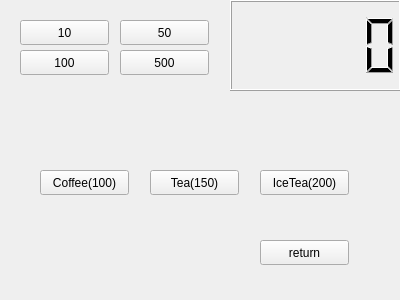
<?xml version="1.0" encoding="UTF-8"?>
<ui version="4.0">
 <class>Widget</class>
 <widget class="QWidget" name="Widget">
  <property name="geometry">
   <rect>
    <x>0</x>
    <y>0</y>
    <width>400</width>
    <height>300</height>
   </rect>
  </property>
  <property name="windowTitle">
   <string>Widget</string>
  </property>
  <widget class="QLCDNumber" name="money">
   <property name="geometry">
    <rect>
     <x>230</x>
     <y>0</y>
     <width>171</width>
     <height>91</height>
    </rect>
   </property>
   <property name="smallDecimalPoint">
    <bool>false</bool>
   </property>
  </widget>
  <widget class="QPushButton" name="pb10">
   <property name="geometry">
    <rect>
     <x>20</x>
     <y>20</y>
     <width>89</width>
     <height>25</height>
    </rect>
   </property>
   <property name="text">
    <string>10</string>
   </property>
  </widget>
  <widget class="QPushButton" name="pb500">
   <property name="geometry">
    <rect>
     <x>120</x>
     <y>50</y>
     <width>89</width>
     <height>25</height>
    </rect>
   </property>
   <property name="text">
    <string>500</string>
   </property>
  </widget>
  <widget class="QPushButton" name="pb50">
   <property name="geometry">
    <rect>
     <x>120</x>
     <y>20</y>
     <width>89</width>
     <height>25</height>
    </rect>
   </property>
   <property name="text">
    <string>50</string>
   </property>
  </widget>
  <widget class="QPushButton" name="pb100">
   <property name="geometry">
    <rect>
     <x>20</x>
     <y>50</y>
     <width>89</width>
     <height>25</height>
    </rect>
   </property>
   <property name="text">
    <string>100</string>
   </property>
  </widget>
  <widget class="QPushButton" name="pbCoffee">
   <property name="geometry">
    <rect>
     <x>40</x>
     <y>170</y>
     <width>89</width>
     <height>25</height>
    </rect>
   </property>
   <property name="text">
    <string>Coffee(100)</string>
   </property>
  </widget>
  <widget class="QPushButton" name="pbTea">
   <property name="geometry">
    <rect>
     <x>150</x>
     <y>170</y>
     <width>89</width>
     <height>25</height>
    </rect>
   </property>
   <property name="text">
    <string>Tea(150)</string>
   </property>
  </widget>
  <widget class="QPushButton" name="pbIcetea">
   <property name="geometry">
    <rect>
     <x>260</x>
     <y>170</y>
     <width>89</width>
     <height>25</height>
    </rect>
   </property>
   <property name="text">
    <string>IceTea(200)</string>
   </property>
  </widget>
  <widget class="QPushButton" name="pbreturn">
   <property name="geometry">
    <rect>
     <x>260</x>
     <y>240</y>
     <width>89</width>
     <height>25</height>
    </rect>
   </property>
   <property name="text">
    <string>return</string>
   </property>
  </widget>
  <zorder>pbreturn</zorder>
  <zorder>money</zorder>
  <zorder>pb10</zorder>
  <zorder>pb500</zorder>
  <zorder>pb50</zorder>
  <zorder>pb100</zorder>
  <zorder>pbCoffee</zorder>
  <zorder>pbTea</zorder>
  <zorder>pbIcetea</zorder>
 </widget>
 <layoutdefault spacing="6" margin="11"/>
 <resources/>
 <connections/>
</ui>
